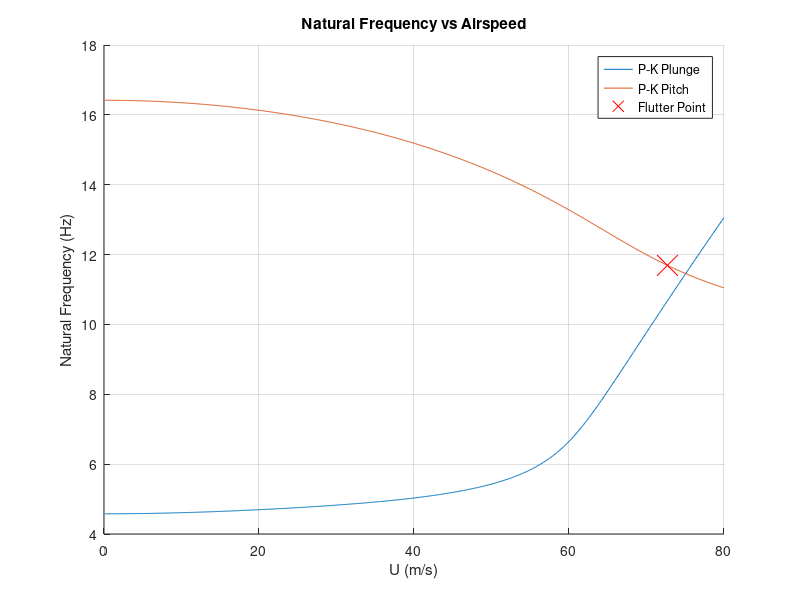
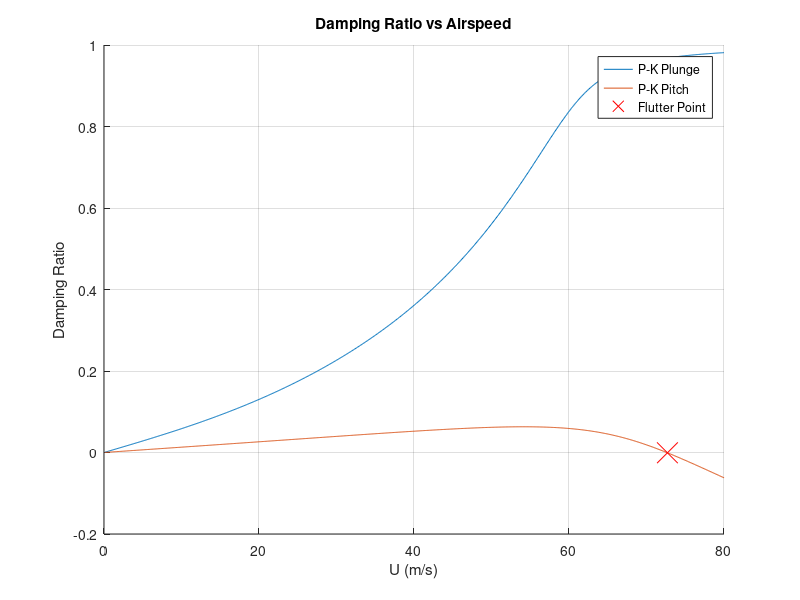

MATLAB code to generate these figures, in order: (Note: this script raises an error after producing the figures.)
close all;
clear all;

mu = 500;  % airfoil density (kg/m3)
c = 1;  % chord length (m)
x_f = 0.5 * c; % Location of elastical axis measured from leading edge of airfoil
a = -0.0 * c;  % Location of elastic axis measured from center of airfoil
t = 0.01;   % Airfoil thickness (m)
b = c / 2;  % Airfoil mid chord (m)



omega_h = 5 * 2 * pi;    % Plunge natural frequency (rad/s)
omega_alpha = 17* 2 * pi;   % Pitch natural frequency (rad/s)

m = mu * c * t; % Mass per unit span of airfoil (kg/m)

S = -m * a;  

K_h = m * (omega_h ^ 2);    % Plunge stiffness

I_c = (1 / 12) * m * (c ^ 2);   % Moment of inertia of airfoil about center of airfoil
I_alpha = I_c + (m * (a ^ 2));  % Parallel axis theorem to obtain moment of inertia about elastic axis

K_alpha = I_alpha * (omega_alpha ^ 2);  % Pitch stiffness

rho = 1.225; % Density of air (kg/m3)

V1 = [];    %plunge eigenvalue
d1 = [];    % plunge damping
V2 = [];    % Pitch eigenvalue
d2 = [];    % Pitch damping
d_all = [];

U_min = 0.1;  % (m/s)
U_max = 80; % (m/s)
dU = 0.1; % (m/s)

tolerance = 1e-3;


U_range = U_min:dU:U_max;   % Range of velocity values from 0 to 80 m/s in steps of 0.1 m/s


for U = U_range

    ii = 3; % Eigenvalue index to extract

    for omega = [sqrt(K_h / m) sqrt(K_alpha / I_alpha)] % Initial estimate of flutter frequency

        error = 10; % Arbitrary number to determine convergence to stop p-k method iteration

        while error > tolerance     % While loop for eigenvalue iteration, stops when eigenvalue converges

            k = (omega * b) / U;
            C_k = 1 - (0.165 ./ (1 - 1i * (0.0455 ./ k))) - (0.335 ./ (1 - 1i * (0.30 ./ k)));  % Reduced frequency k using Theodorsen Function approximation

            M_matrix = [m, S; S, I_alpha];
            K_matrix = [K_h, 0; 0, K_alpha];
            D_matrix = rho * pi * (b ^ 2) * [-1, a; a, -((a ^ 2) + ((b ^ 2) / 8))];
            E_k_matrix = rho * pi * b * U * [-2 * C_k, -b + (2 * C_k * (a - (b / 2))); b - (b - (2 * a + b) * C_k), (b - (2 * a + b) * C_k) * (a - (b / 2))];
            F_k_matrix = rho * pi * b * (U ^ 2) * [0, -2 * C_k; 0, b - (b - (2 * a + b) * C_k)];
       
            A_k = [zeros(2), eye(2); (M_matrix - D_matrix) \ (F_k_matrix - K_matrix), (M_matrix - D_matrix) \ E_k_matrix];

            Eigenvalues = eig(A_k); % Eigenvalue analysis

            [Eigenvalues_Imag, Index] = sort(imag(Eigenvalues), 'ascend');  % Arranging the eigenvalues in ascending order by their imaginary parts

            Eigenvalue_Imag_1 = Eigenvalues_Imag(ii);   % Extracting imaginary part of largest/2nd largest eigenvalue for checking against initial assumed frequency (omega)
            error = abs(Eigenvalue_Imag_1 - omega);     % Calculate error between imaginary part of eigenvalue against initial assumed frequency (omega)
            omega = Eigenvalue_Imag_1;  % Initial assumed frequency is updated to the new eigenvalue imaginary part

        end

        Eigenvalues_sorted = Eigenvalues(Index);

        % Section to obtain and store frequencies and damping

        % plunge values
        if ii == 3

            V1 = [V1 abs(Eigenvalues_sorted(ii))];
            d1 = [d1 -1 * real(Eigenvalues_sorted(ii)) / abs(Eigenvalues_sorted(ii))];

        end

        % pitch values
        if ii == 4

            V2 = [V2 abs(Eigenvalues_sorted(ii))];

            d2 = [d2 -1 * real(Eigenvalues_sorted(ii)) / abs(Eigenvalues_sorted(ii))];


        end

        d_all = [d_all Eigenvalues_sorted];

        ii = ii + 1;

    end

end

% Loop to find the flutter speed and frequency at the point where damping
% goes negative
for i = 1:1:length(U_range)
    
    if d1(i)<0 
        Flutter_speed = U_range(i);
        Flutter_frequency = V1(i)/2/pi;
        Flutter_damping = d1(i);
        break;
    end
    
    if d2(i)<0 
        Flutter_speed = U_range(i);
        Flutter_frequency = V2(i)/2/pi;
        Flutter_damping = d2(i);
        break;
    end
    
end

fprintf("Flutter Speed: %.2f m/s \n", Flutter_speed);
fprintf("Flutter Frequency: %.3f Hz \n", Flutter_frequency);

figure(1)
title("Natural Frequency vs Airspeed")
xlabel("U (m/s)")
ylabel("Natural Frequency (Hz)")
hold on
plot(U_range,V1/2/pi,"DisplayName","P-K Plunge");
plot(U_range,V2/2/pi,"DisplayName","P-K Pitch");
plot(Flutter_speed, Flutter_frequency,"x","DisplayName", "Flutter Point", "Color", "red", "MarkerSize", 15)
legend show
hold off
grid on

figure(2)
title("Damping Ratio vs Airspeed")
xlabel("U (m/s)")
ylabel("Damping Ratio")
hold on
plot(U_range,d1,"DisplayName","P-K Plunge");
plot(U_range,d2,"DisplayName","P-K Pitch");
plot(Flutter_speed, Flutter_damping,"x","DisplayName", "Flutter Point", "Color", "red", "MarkerSize", 15)
legend show
hold off
grid on
%%



























%% Mode visualization at a chosen airspeed
U_vis      = 75;     % airspeed to visualize (m/s)
show_decay = true;   % true: include e^(sigma*t) decay/growth, false: steady oscillation
T_total    = 1;      % time window (s)
n_frames   = 600;    % samples / animation frames

p = struct('m',m,'S',S,'I_alpha',I_alpha,'K_h',K_h,'K_alpha',K_alpha, ...
           'a',a,'b',b,'rho',rho);

% Run the p-k iteration for each mode and keep eigenvalue + eigenvector
omega_start = [sqrt(K_h/m), sqrt(K_alpha/I_alpha)];   % plunge guess, pitch guess
lam = zeros(1,2);
vec = zeros(4,2);
for j = 1:2
    [lam(j), vec(:,j)] = pk_mode(omega_start(j), U_vis, j+2, p, tolerance);

    % Normalise: dominant DOF real and positive, overall size set for visibility
    ref = vec(1,j);
    if b*abs(vec(2,j)) > abs(vec(1,j)), ref = b*vec(2,j); end
    vec(:,j) = vec(:,j) * conj(ref)/abs(ref);
    vec(:,j) = vec(:,j) * (0.25*b) / max(abs(vec(1,j)), b*abs(vec(2,j)));
end

fprintf("\nAt U = %.1f m/s:\n", U_vis);
for j = 1:2
    fprintf("Mode %d: f = %.3f Hz, damping ratio = %.4f, |h|/(b|alpha|) = %.3f\n", ...
        j, imag(lam(j))/2/pi, -real(lam(j))/abs(lam(j)), abs(vec(1,j))/(b*abs(vec(2,j))));
end

% Time histories of each mode: x(t) = Re(v * e^(lambda t))
t = linspace(0, T_total, n_frames);
hh = zeros(3, n_frames);   % rows: mode 1, mode 2, sum of both
aa = zeros(3, n_frames);
for j = 1:2
    if show_decay
        x = real(vec(:,j) * exp(lam(j)*t));
    else
        x = real(vec(:,j) * exp(1i*imag(lam(j))*t));
    end
    hh(j,:) = x(1,:);
    aa(j,:) = x(2,:);
end
hh(3,:) = hh(1,:) + hh(2,:);
aa(3,:) = aa(1,:) + aa(2,:);

labels = {sprintf('Mode 1 (%.2f Hz)', imag(lam(1))/2/pi), ...
          sprintf('Mode 2 (%.2f Hz)', imag(lam(2))/2/pi), ...
          'Mode 1 + Mode 2'};

% Figure 3: time histories
figure(3)
subplot(2,1,1); hold on; grid on
for r = 1:3, plot(t, hh(r,:)/b, "DisplayName", labels{r}); end
ylabel("h / b"); title(sprintf("Plunge and pitch response at U = %.1f m/s", U_vis)); legend show
subplot(2,1,2); hold on; grid on
for r = 1:3, plot(t, aa(r,:), "DisplayName", labels{r}); end
ylabel("\alpha (rad)"); xlabel("Time (s)"); legend show

% Figure 4: animation (slow motion; the real time window is T_total seconds)
figure(4); clf
xi = [-b - a, b - a];            % leading and trailing edge positions relative to elastic axis
Hd = gobjects(1,3);
for r = 1:3
    subplot(1,3,r); hold on; grid on; axis equal
    xlim([-0.8 0.8]*c); ylim([-0.5 0.5]*c)
    plot(0, 0, 'k+', 'MarkerSize', 10)   % elastic axis at rest
    yline(0, '--')
    Hd(r) = plot(nan, nan, 'LineWidth', 5, 'Color', [0 0.45 0.74]);
    title(labels{r})
end
for n = 1:n_frames
    for r = 1:3
        al = aa(r,n);
        xs = xi * cos(al);
        ys = -hh(r,n) - xi * sin(al);    % h positive downward, alpha positive nose-up
        set(Hd(r), 'XData', xs, 'YData', ys);
    end
    sgtitle(sprintf("U = %.1f m/s,  t = %.3f s", U_vis, t(n)))
    drawnow
end














%% ===== Local functions =====
function [lam, v] = pk_mode(omega, U, ii, p, tol)
    % p-k iteration for one mode; returns converged eigenvalue and eigenvector
    err = 10; iter = 0;
    while err > tol && iter < 200
        iter = iter + 1;
        A_k = build_Ak(omega, U, p);
        [V, D] = eig(A_k);
        lam_all = diag(D);
        [im_sorted, idx] = sort(imag(lam_all), 'ascend');
        err = abs(im_sorted(ii) - omega);
        omega = im_sorted(ii);
    end
    lam = lam_all(idx(ii));
    v   = V(:, idx(ii));
end

function A_k = build_Ak(omega, U, p)
    % Same matrices as your main loop
    m = p.m; S = p.S; I_alpha = p.I_alpha; a = p.a; b = p.b; rho = p.rho;
    k   = (omega * b) / U;
    C_k = 1 - (0.165 ./ (1 - 1i * (0.0455 ./ k))) - (0.335 ./ (1 - 1i * (0.30 ./ k)));

    M_matrix = [m, S; S, I_alpha];
    K_matrix = [p.K_h, 0; 0, p.K_alpha];
    D_matrix = rho * pi * (b ^ 2) * [-1, a; a, -((a ^ 2) + ((b ^ 2) / 8))];
    E_k_matrix = rho * pi * b * U * [-2 * C_k, -b + (2 * C_k * (a - (b / 2))); ...
                 b - (b - (2 * a + b) * C_k), (b - (2 * a + b) * C_k) * (a - (b / 2))];
    F_k_matrix = rho * pi * b * (U ^ 2) * [0, -2 * C_k; 0, b - (b - (2 * a + b) * C_k)];

    A_k = [zeros(2), eye(2); (M_matrix - D_matrix) \ (F_k_matrix - K_matrix), ...
                             (M_matrix - D_matrix) \ E_k_matrix];
end

function [U_f, f_f] = flutter_point(a, P)
% p-k flutter speed for one value of a. Returns NaN if no flutter in U_range.
b = P.c/2;
m = P.mu*P.c*P.t;
S = -m*a;
K_h = m*P.omega_h^2;
I_al = m*P.c^2/12 + m*a^2;
K_al = I_al*P.omega_alpha^2;
rho = P.rho;

M_matrix = [m, S; S, I_al];
K_matrix = [K_h, 0; 0, K_al];
D_matrix = rho*pi*b^2*[-1, a; a, -(a^2 + b^2/8)];
MD = M_matrix - D_matrix;

U_range = P.U_range;
nU = numel(U_range);
zeta = nan(nU,2);
wabs = nan(nU,2);
om = [P.omega_h, P.omega_alpha];     % start guesses, then tracked from the previous U

for i = 1:nU
    U = U_range(i);
    for j = 1:2
        lam = NaN;
        om_j = om(j);
        for it = 1:100
            k = om_j*b/U;
            C_k = 1 - 0.165/(1 - 1i*(0.0455/k)) - 0.335/(1 - 1i*(0.30/k));
            E = rho*pi*b*U*[-2*C_k, -b + 2*C_k*(a - b/2); ...
                b - (b - (2*a+b)*C_k), (b - (2*a+b)*C_k)*(a - b/2)];
            F = rho*pi*b*U^2*[0, -2*C_k; 0, b - (b - (2*a+b)*C_k)];
            A = [zeros(2), eye(2); MD\(F - K_matrix), MD\E];

            ev = eig(A);
            ev = ev(imag(ev) > 1e-9);          % oscillatory roots only (skips real/divergent roots)
            if isempty(ev), lam = NaN; break, end
            [~, idx] = min(abs(imag(ev) - om_j));   % track the root closest to the assumed frequency
            lam = ev(idx);
            err = abs(imag(lam) - om_j);
            om_j = imag(lam);
            if err < P.tol, break, end
        end
        if ~isnan(lam)
            zeta(i,j) = -real(lam)/abs(lam);
            wabs(i,j) = abs(lam);
            om(j) = om_j;
        end
    end
end

% First downward crossing of zero damping (threshold avoids round-off triggers)
U_f = NaN; f_f = NaN;
for j = 1:2
    idx = find(zeta(:,j) < -1e-6, 1);
    if isempty(idx), continue, end
    if idx > 1 && ~isnan(zeta(idx-1,j))
        z0 = zeta(idx-1,j); z1 = zeta(idx,j);
        r = -z0/(z1 - z0);                       % linear interpolation to zeta = 0
        Uc = U_range(idx-1) + r*(U_range(idx) - U_range(idx-1));
        wc = wabs(idx-1,j) + r*(wabs(idx,j) - wabs(idx-1,j));
    else
        Uc = U_range(idx); wc = wabs(idx,j);
    end
    if isnan(U_f) || Uc < U_f
        U_f = Uc; f_f = wc/2/pi;
    end
end
end
